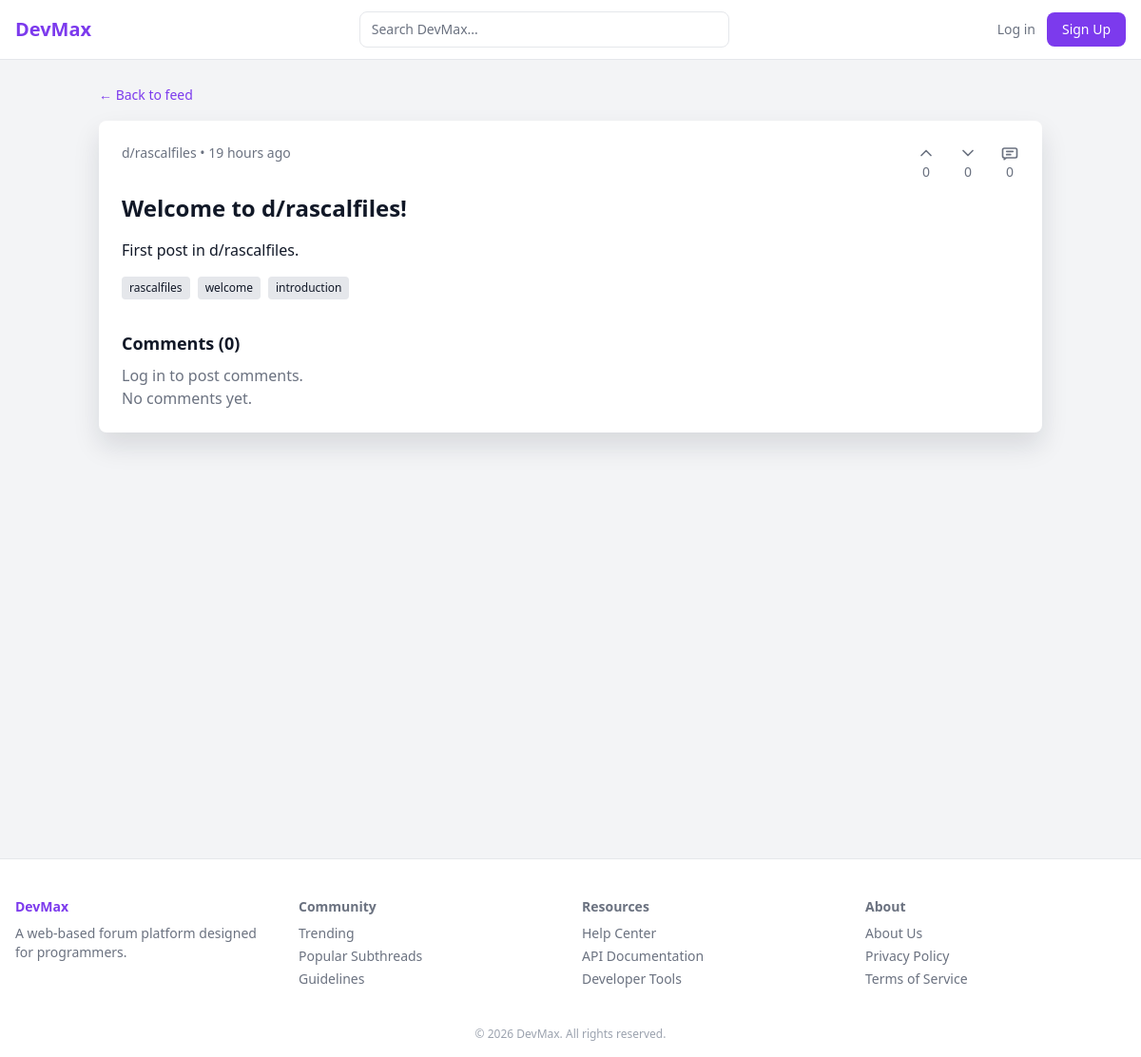
/main/post/7/, run on the app's committed database.
### main/models.py (models this page shows, shortened)
class Subthread(models.Model):
    name = models.CharField(max_length=100, unique=True)
    description = models.TextField(blank=True)
    created_by = models.ForeignKey(User, on_delete=models.CASCADE)
    members = models.IntegerField(default=0)
    created_at = models.DateTimeField(auto_now_add=True)
    class Meta:
        ordering = ['-created_at']

class Post(models.Model):
    title = models.CharField(max_length=200)
    content = models.TextField()
    subthread = models.ForeignKey(Subthread, on_delete=models.CASCADE)
    author = models.ForeignKey(User, on_delete=models.CASCADE)
    created_at = models.DateTimeField(auto_now_add=True)
    upvotes = models.IntegerField(default=0)
    downvotes = models.IntegerField(default=0)
    class Meta:
        ordering = ['-created_at']

### main/views.py (the view, shortened to what this page needs)
# urls.py: path('post/<int:post_id>/', post_detail, name='post_detail'),
def post_detail(request, post_id):
    return_to_subthread = request.GET.get("from_subthread", "").strip()
    if return_to_subthread and Subthread.objects.filter(name=return_to_subthread).exists():
        back_url = reverse("main:subthread_detail", kwargs={"name": return_to_subthread})
    else:
        return_to_subthread = ""
        back_url = reverse("main:index")
    try:
        post = Post.objects.select_related("subthread", "author").get(id=post_id)
        current_user_vote = ""
        comments = list(
            Comment.objects.filter(post=post, parent=None)
            .select_related("author")
            .prefetch_related("replies__author")
        )
        comment_vote_map = {}
        for comment in comments:
            comment.current_user_vote = comment_vote_map.get(comment.id, "")
            for reply in comment.replies.all():
                reply.current_user_vote = comment_vote_map.get(reply.id, "")
        post_data = {
            "id": post.id,
            "title": post.title,
            "subthread": post.subthread.name,
            "upvotes": post.upvotes,
            "downvotes": post.downvotes,
            "comments": len(comments) + sum(comment.replies.count() for comment in comments),
            "timeAgo": post.created_at.strftime("%H hours ago"),
            "content": post.content,
            "tags": _related_tags(post.subthread.name, post.title, post.content),
        }
        return render(
            request,
            "post_detail.html",
            {
                "post": post_data,
                "comments": comments,
                "back_url": back_url,
                "current_user_vote": current_user_vote,
                "return_to_subthread": return_to_subthread,
            },
        )
    except Post.DoesNotExist:
        fallback_posts = {
            1: {
                "id": 1,
                "title": "How to optimize React performance?",
                "subthread": "react",
                "timeAgo": "2 hours ago",
                "content": "Full post content here...",
                "tags": ["react", "performance"],
                "upvotes": 1234,
                "downvotes": 10,
                "comments": 89,
            },
            2: {
                "id": 2,
                "title": "Understanding TypeScript Generics",
                "subthread": "typescript",
                "timeAgo": "4 hours ago",
                "content": "Full post content here...",
                "tags": ["typescript"],
                "upvotes": 987,
                "downvotes": 5,
                "comments": 54,
            },
        }
        post = fallback_posts.get(int(post_id))
        if post is None:
            from django.http import Http404
            raise Http404("Post not found")
        return render(
            request,
            "post_detail.html",
            {
                "post": post,
                "comments": [],
                "back_url": back_url,
                "current_user_vote": "",
                "return_to_subthread": return_to_subthread,
            },
        )

### main/context_processors.py (called while the page is built)
def display_mode(request):
    if not request.user.is_authenticated:
        return {"display_mode": "light"}
    preference, _ = UserPreference.objects.get_or_create(user=request.user)
    return {"display_mode": preference.display_mode}

### main/views.py (called while the page is built, shortened)
def _related_tags(subthread_name, title, content):
    haystack = f"{subthread_name} {title} {content}".lower()
    if "welcome to d/" in title.lower():
        return [subthread_name, "welcome", "introduction"]

### main/templates/post_detail.html
{% extends "base.html" %}
{% block content %}
<div class="container mx-auto px-4 py-6">
  <a href="{{ back_url }}" class="text-sm text-purple-600 hover:underline">&larr; Back to feed</a>
  <div class="bg-white p-6 rounded-lg shadow mt-4">
    <div class="flex justify-between text-gray-500 text-sm">
      <span>d/{{ post.subthread }} &bull; {{ post.timeAgo }}</span>
      <div class="flex items-start gap-6">
        {% if user.is_authenticated %}
        <form method="post" action="{% url 'main:vote_post' post.id %}" class="flex-shrink-0">
          {% csrf_token %}
          <input type="hidden" name="vote_type" value="up">
          {% if return_to_subthread %}
          <input type="hidden" name="return_to_subthread" value="{{ return_to_subthread }}">
          {% endif %}
          <button
            type="submit"
            class="inline-flex w-10 flex-col items-center gap-1.5 text-center leading-none {% if current_user_vote == 'up' %}vote-up-active{% else %}vote-neutral{% endif %}"
            aria-label="Upvote post"
          >
            <svg class="h-5 w-5" fill="none" stroke="currentColor" viewBox="0 0 24 24" aria-hidden="true">
              <path stroke-linecap="round" stroke-linejoin="round" stroke-width="2" d="M6 15l6-6 6 6"/>
            </svg>
            <span>{{ post.upvotes }}</span>
          </button>
        </form>
        <form method="post" action="{% url 'main:vote_post' post.id %}" class="flex-shrink-0">
          {% csrf_token %}
          <input type="hidden" name="vote_type" value="down">
          {% if return_to_subthread %}
          <input type="hidden" name="return_to_subthread" value="{{ return_to_subthread }}">
          {% endif %}
          <button
            type="submit"
            class="inline-flex w-10 flex-col items-center gap-1.5 text-center leading-none {% if current_user_vote == 'down' %}vote-down-active{% else %}vote-neutral{% endif %}"
            aria-label="Downvote post"
          >
            <svg class="h-5 w-5" fill="none" stroke="currentColor" viewBox="0 0 24 24" aria-hidden="true">
              <path stroke-linecap="round" stroke-linejoin="round" stroke-width="2" d="M18 9l-6 6-6-6"/>
            </svg>
            <span>{{ post.downvotes }}</span>
          </button>
        </form>
        <span class="inline-flex w-10 flex-col items-center gap-1.5 text-center leading-none text-gray-500">
          <svg class="h-5 w-5" fill="none" stroke="currentColor" viewBox="0 0 24 24" aria-hidden="true">
            <path stroke-linecap="round" stroke-linejoin="round" stroke-width="2" d="M8 10h8M8 14h5m-8 6l2.5-2H19a2 2 0 002-2V8a2 2 0 00-2-2H5a2 2 0 00-2 2v8a2 2 0 002 2h.5L5 20z"/>
          </svg>
          <span>{{ post.comments }}</span>
        </span>
        {% else %}
        <span class="inline-flex w-10 flex-col items-center gap-1.5 text-center leading-none vote-neutral">
          <svg class="h-5 w-5" fill="none" stroke="currentColor" viewBox="0 0 24 24" aria-hidden="true">
            <path stroke-linecap="round" stroke-linejoin="round" stroke-width="2" d="M6 15l6-6 6 6"/>
          </svg>
          <span>{{ post.upvotes }}</span>
        </span>
        <span class="inline-flex w-10 flex-col items-center gap-1.5 text-center leading-none vote-neutral">
          <svg class="h-5 w-5" fill="none" stroke="currentColor" viewBox="0 0 24 24" aria-hidden="true">
            <path stroke-linecap="round" stroke-linejoin="round" stroke-width="2" d="M18 9l-6 6-6-6"/>
          </svg>
          <span>{{ post.downvotes }}</span>
        </span>
        <span class="inline-flex w-10 flex-col items-center gap-1.5 text-center leading-none text-gray-500">
          <svg class="h-5 w-5" fill="none" stroke="currentColor" viewBox="0 0 24 24" aria-hidden="true">
            <path stroke-linecap="round" stroke-linejoin="round" stroke-width="2" d="M8 10h8M8 14h5m-8 6l2.5-2H19a2 2 0 002-2V8a2 2 0 00-2-2H5a2 2 0 00-2 2v8a2 2 0 002 2h.5L5 20z"/>
          </svg>
          <span>{{ post.comments }}</span>
        </span>
        {% endif %}
      </div>
    </div>
    <h1 class="text-2xl font-semibold mt-3">{{ post.title }}</h1>
    <p class="text-gray-700 mt-4">{{ post.content }}</p>
    <div class="flex flex-wrap gap-2 mt-4">
      {% for tag in post.tags %}
        <span class="bg-gray-200 px-2 py-1 text-xs rounded">{{ tag }}</span>
      {% endfor %}
    </div>
    <div id="comments" class="mt-8">
      <h2 class="text-lg font-semibold mb-2">Comments ({{ post.comments }})</h2>
      {% if user.is_authenticated %}
      <form method="post" action="{% url 'main:post_comment' post.id %}" class="mb-4">
        {% csrf_token %}
        {% if return_to_subthread %}
        <input type="hidden" name="return_to_subthread" value="{{ return_to_subthread }}">
        {% endif %}
        <textarea name="content" placeholder="Write a comment..." class="w-full p-2 border rounded" required></textarea>
        <button type="submit" class="mt-2 bg-purple-600 text-white px-4 py-2 rounded hover:bg-purple-700">Post Comment</button>
      </form>
      {% else %}
      <p class="text-gray-500 mb-4">Log in to post comments.</p>
      {% endif %}
      {% for comment in comments %}
      <div class="border-l-2 border-gray-200 pl-4 mb-4">
        <div class="flex items-start justify-between gap-4">
          <span class="text-sm text-gray-500">{{ comment.author.username }} &bull; {{ comment.created_at|timesince }} ago</span>
          <div class="flex items-start gap-5">
            <form method="post" action="{% url 'main:vote_comment' comment.id %}" class="flex-shrink-0">
              {% csrf_token %}
              <input type="hidden" name="vote_type" value="up">
              {% if return_to_subthread %}
              <input type="hidden" name="return_to_subthread" value="{{ return_to_subthread }}">
              {% endif %}
              <button
                type="submit"
                class="inline-flex w-10 flex-col items-center gap-1.5 text-center leading-none {% if comment.current_user_vote == 'up' %}vote-up-active{% else %}vote-neutral{% endif %}"
                aria-label="Upvote comment"
              >
                <svg class="h-5 w-5" fill="none" stroke="currentColor" viewBox="0 0 24 24" aria-hidden="true">
                  <path stroke-linecap="round" stroke-linejoin="round" stroke-width="2" d="M6 15l6-6 6 6"/>
                </svg>
                <span>{{ comment.upvotes }}</span>
              </button>
            </form>
            <form method="post" action="{% url 'main:vote_comment' comment.id %}" class="flex-shrink-0">
              {% csrf_token %}
              <input type="hidden" name="vote_type" value="down">
              {% if return_to_subthread %}
              <input type="hidden" name="return_to_subthread" value="{{ return_to_subthread }}">
              {% endif %}
              <button
                type="submit"
                class="inline-flex w-10 flex-col items-center gap-1.5 text-center leading-none {% if comment.current_user_vote == 'down' %}vote-down-active{% else %}vote-neutral{% endif %}"
                aria-label="Downvote comment"
              >
                <svg class="h-5 w-5" fill="none" stroke="currentColor" viewBox="0 0 24 24" aria-hidden="true">
                  <path stroke-linecap="round" stroke-linejoin="round" stroke-width="2" d="M18 9l-6 6-6-6"/>
                </svg>
                <span>{{ comment.downvotes }}</span>
              </button>
            </form>
          </div>
        </div>
        <p class="mt-2">{{ comment.content }}</p>
        {% if user.is_authenticated %}
        <form method="post" action="{% url 'main:post_comment' post.id %}" class="mt-2">
          {% csrf_token %}
          <input type="hidden" name="parent_id" value="{{ comment.id }}">
          {% if return_to_subthread %}
          <input type="hidden" name="return_to_subthread" value="{{ return_to_subthread }}">
          {% endif %}
          <textarea name="content" placeholder="Reply..." class="w-full p-1 border rounded text-sm" required></textarea>
          <button type="submit" class="mt-1 bg-purple-600 text-white px-3 py-1 rounded text-sm hover:bg-purple-700">Reply</button>
        </form>
        {% endif %}
        {% for reply in comment.replies.all %}
        <div class="border-l-2 border-gray-100 pl-4 mt-2">
          <div class="flex items-start justify-between gap-4">
            <span class="text-sm text-gray-500">{{ reply.author.username }} &bull; {{ reply.created_at|timesince }} ago</span>
            <div class="flex items-start gap-5">
              <form method="post" action="{% url 'main:vote_comment' reply.id %}" class="flex-shrink-0">
                {% csrf_token %}
                <input type="hidden" name="vote_type" value="up">
                {% if return_to_subthread %}
                <input type="hidden" name="return_to_subthread" value="{{ return_to_subthread }}">
                {% endif %}
                <button
                  type="submit"
                  class="inline-flex w-10 flex-col items-center gap-1.5 text-center leading-none {% if reply.current_user_vote == 'up' %}vote-up-active{% else %}vote-neutral{% endif %}"
                  aria-label="Upvote reply"
                >
                  <svg class="h-5 w-5" fill="none" stroke="currentColor" viewBox="0 0 24 24" aria-hidden="true">
                    <path stroke-linecap="round" stroke-linejoin="round" stroke-width="2" d="M6 15l6-6 6 6"/>
                  </svg>
                  <span>{{ reply.upvotes }}</span>
                </button>
              </form>
              <form method="post" action="{% url 'main:vote_comment' reply.id %}" class="flex-shrink-0">
                {% csrf_token %}
                <input type="hidden" name="vote_type" value="down">
                {% if return_to_subthread %}
                <input type="hidden" name="return_to_subthread" value="{{ return_to_subthread }}">
                {% endif %}
                <button
                  type="submit"
                  class="inline-flex w-10 flex-col items-center gap-1.5 text-center leading-none {% if reply.current_user_vote == 'down' %}vote-down-active{% else %}vote-neutral{% endif %}"
                  aria-label="Downvote reply"
                >
                  <svg class="h-5 w-5" fill="none" stroke="currentColor" viewBox="0 0 24 24" aria-hidden="true">
                    <path stroke-linecap="round" stroke-linejoin="round" stroke-width="2" d="M18 9l-6 6-6-6"/>
                  </svg>
                  <span>{{ reply.downvotes }}</span>
                </button>
              </form>
            </div>
          </div>
          <p class="mt-1 text-sm">{{ reply.content }}</p>
        </div>
        {% endfor %}
      </div>
      {% empty %}
      <p class="text-gray-500">No comments yet.</p>
      {% endfor %}
    </div>
  </div>
</div>
{% endblock %}

### main/templates/base.html (style rules this page uses)
:root { color-scheme: light; --page-bg: #f3f4f6; --surface: #ffffff; --surface-soft: #e5e7eb; --header-bg: rgba(255, 255, 255, 0.94); --text-main: #111827; --text-muted: #6b7280; --text-soft: #9ca3af; --border-color: #e5e7eb; --accent: #7c3aed; --accent-hover: #6d28d9; --danger: #dc2626; --danger-hover: #b91c1c; --hover-surface: #f9fafb; --input-bg: #ffffff; --shadow-color: rgba(15, 23, 42, 0.12); }
body { background-color: var(--page-bg) !important; color: var(--text-main) !important; transition: background-color 180ms ease, color 180ms ease; }
body .bg-white { background-color: var(--surface) !important; }
body .bg-gray-200 { background-color: var(--surface-soft) !important; }
body .text-gray-900, body .text-gray-700 { color: var(--text-main) !important; }
body .text-gray-600, body .text-gray-500 { color: var(--text-muted) !important; }
body .text-purple-600 { color: var(--accent) !important; }
body .shadow { box-shadow: 0 14px 28px var(--shadow-color) !important; }
.vote-neutral { color: var(--text-muted) !important; }

### data on the page
Subthread: subthread "rascalfiles", tags "rascalfiles"
Post: title "Welcome to d/rascalfiles!", content "First post in d/rascalfiles."

### other printed values
{{ post.timeAgo }} "19 hours ago"
{{ post.upvotes }} "0"
{{ post.downvotes }} "0"
{{ post.comments }} "0"
{{ tag }} "welcome" "introduction"
